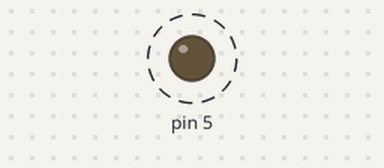
Recording of a sketch running on a simulated Arduino Uno, built with avr-gcc and run on an emulated ATmega328P. Shown: output pins drawn as LEDs (lit = HIGH). Dashed ring = blinking.

Above: at 0.5 s.
Timing chart, 0 to 4.6 s (numbered marks = the images above):
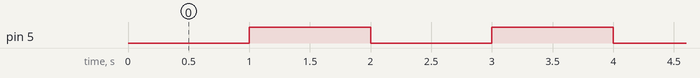

Measured:
- by itself, pin 5: alternates HIGH for 1.0 s and LOW for 1.0 s

The sketch:

Blink.ino
```cpp
void setup() {
  pinMode(5, OUTPUT);

  digitalWrite(5, LOW);
}

void loop() {
  digitalWrite(5, LOW);
  delay(1000);
  digitalWrite(5, HIGH);
  delay(1000);
}
```
